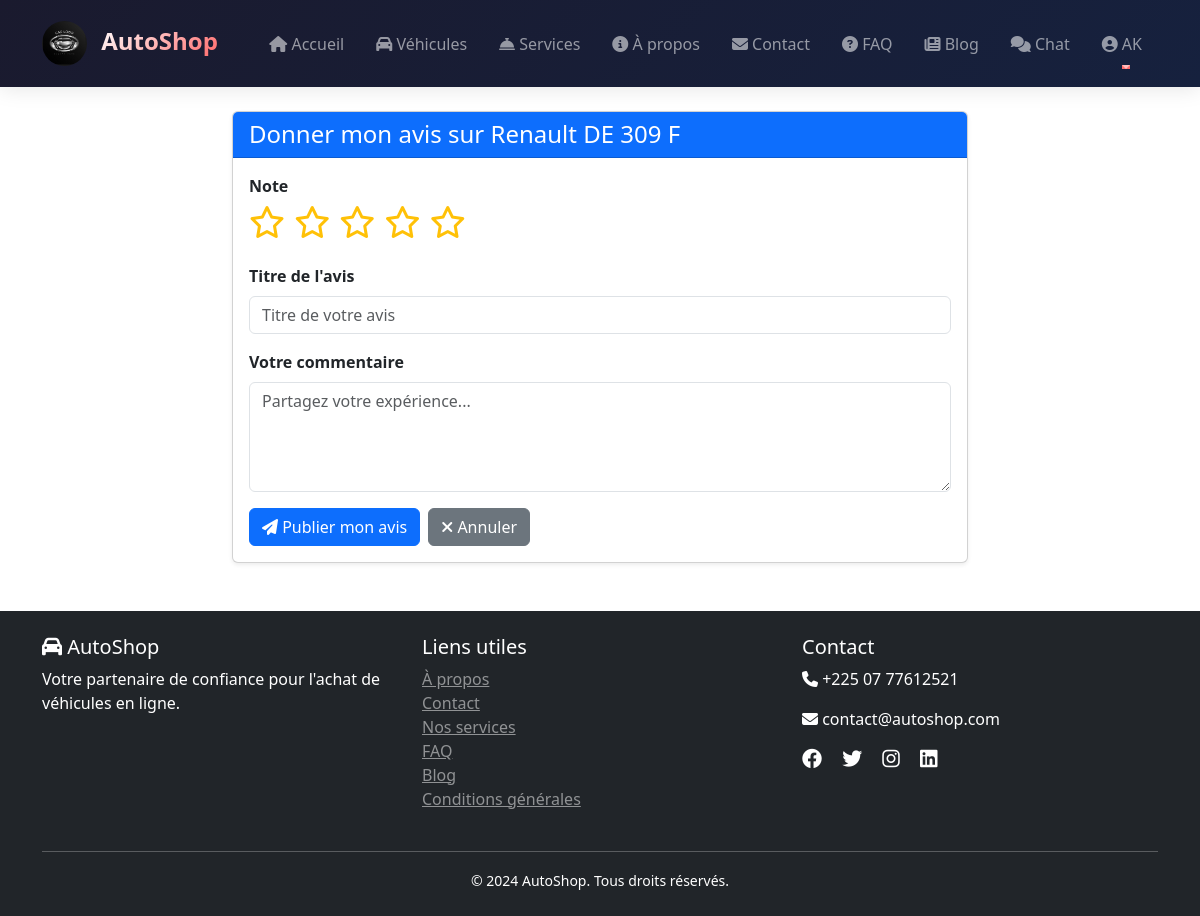
Page /reviews/add/6/ (signed in) on the earlier database version.
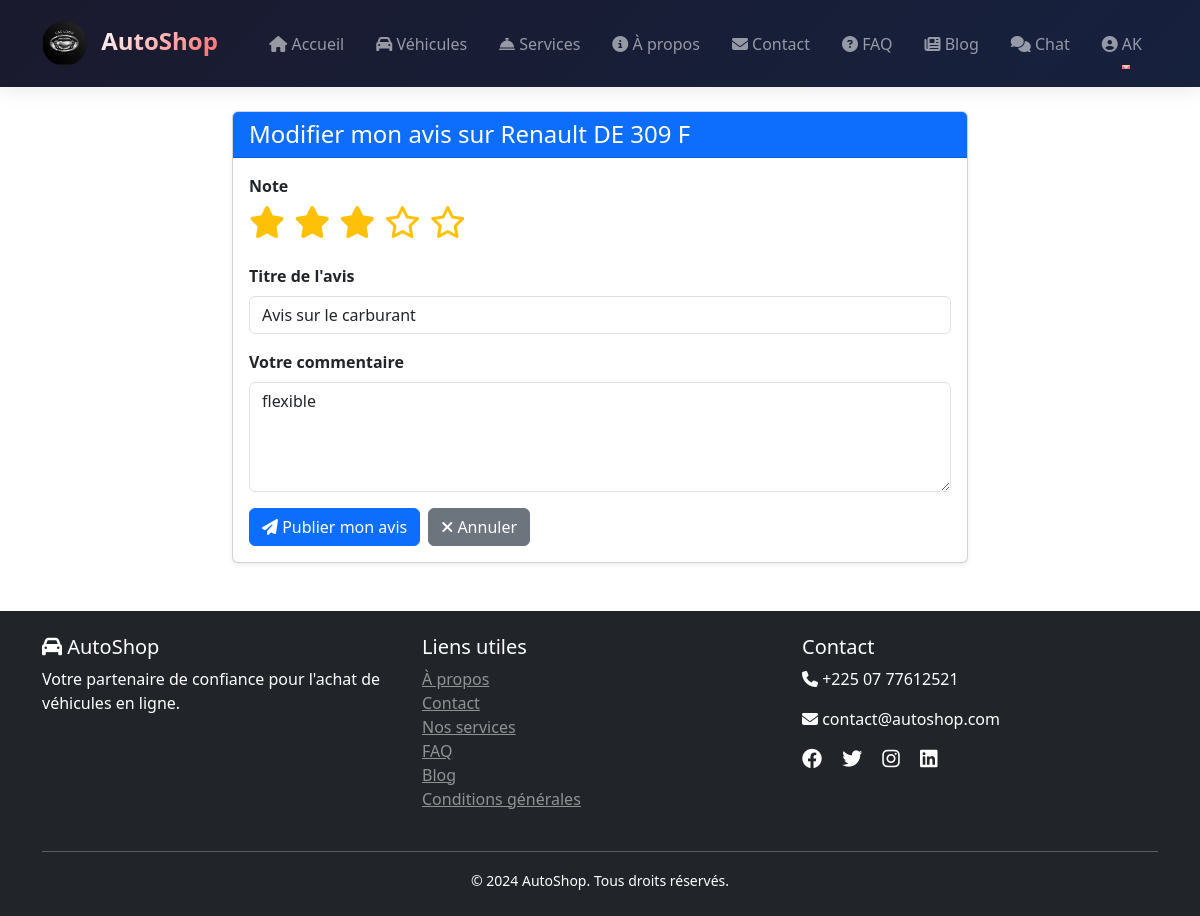
Same page on the later database version.
### reviews/models.py (models this page shows, shortened)
class Review(models.Model):
    vehicle = models.ForeignKey(Vehicle, on_delete=models.CASCADE, related_name='reviews')
    user = models.ForeignKey(User, on_delete=models.CASCADE, related_name='reviews')
    rating = models.IntegerField(choices=[(i, f"{i} étoile{'s' if i > 1 else ''}") for i in range(1, 6)])
    title = models.CharField(max_length=200, blank=True)
    comment = models.TextField()
    is_approved = models.BooleanField(default=True)
    created_at = models.DateTimeField(auto_now_add=True)
    updated_at = models.DateTimeField(auto_now=True)
    class Meta:
        unique_together = ['vehicle', 'user']
        ordering = ['-created_at']

### reviews/views.py (the view)
# urls.py: path('add/<int:vehicle_id>/', views.add_review, name='add_review'),
@login_required
def add_review(request, vehicle_id):
    vehicle = get_object_or_404(Vehicle, id=vehicle_id)
    existing_review = Review.objects.filter(vehicle=vehicle, user=request.user).first()
    if request.method == 'POST':
        if existing_review:
            form = ReviewForm(request.POST, instance=existing_review)
        else:
            form = ReviewForm(request.POST)
        if form.is_valid():
            review = form.save(commit=False)
            review.vehicle = vehicle
            review.user = request.user
            review.save()
            messages.success(request, 'Votre avis a été publié avec succès !')
            return redirect('vehicle_detail', pk=vehicle_id)
    else:
        form = ReviewForm(instance=existing_review)
    return render(request, 'reviews/add_review.html', {
        'form': form,
        'vehicle': vehicle,
        'existing_review': existing_review
    })

### reviews/forms.py
class ReviewForm(forms.ModelForm):
    class Meta:
        model = Review
        fields = ['rating', 'title', 'comment']
        widgets = {
            'rating': forms.Select(attrs={'class': 'form-select'}),
            'title': forms.TextInput(attrs={'class': 'form-control', 'placeholder': 'Titre de votre avis'}),
            'comment': forms.Textarea(attrs={'class': 'form-control', 'rows': 4, 'placeholder': 'Partagez votre expérience...'}),
        }

### reviews/templates/reviews/add_review.html (shortened to what this page needs)
{% extends 'base.html' %}
{% load static %}
{% block content %}
<div class="container">
    <div class="row justify-content-center">
        <div class="col-md-8">
            <div class="card shadow-sm">
                <div class="card-header bg-primary text-white">
                    <h4 class="mb-0">
                        {% if existing_review %}
                            Modifier mon avis
                        {% else %}
                            Donner mon avis
                        {% endif %}
                        sur {{ vehicle.brand.name }} {{ vehicle.model }}
                    </h4>
                </div>
                <div class="card-body">
                    <form method="post">
                        <div class="mb-4">
                            <label class="form-label fw-bold">Note</label>
                            <div class="rating-stars">
                                {% for i in "12345"|make_list %}
                                    <i class="star far fa-star fa-2x" data-value="{{ forloop.counter }}"
                                       style="cursor: pointer; color: #ffc107;"></i>
                                {% endfor %}
                            </div>
                        </div>
                        <div class="mb-3">
                            <label class="form-label fw-bold">Titre de l'avis</label>
                            {{ form.title }}
                        </div>
                        <div class="mb-3">
                            <label class="form-label fw-bold">Votre commentaire</label>
                            {{ form.comment }}
                        </div>
                        <div class="d-flex gap-2">
                            <button type="submit" class="btn btn-primary">
                                <i class="fas fa-paper-plane"></i> Publier mon avis
                            </button>
                            <a href="{% url 'vehicle_detail' vehicle.id %}" class="btn btn-secondary">
                                <i class="fas fa-times"></i> Annuler
                            </a>
                        </div>
                    </form>
                </div>
            </div>
        </div>
    </div>
</div>
{% endblock %}

Differences in the rows shown:
added Review: title "Avis sur le carburant", comment "flexible"
Other differences:
text no longer shown: "Donner mon avis"
text now shown: "Modifier mon avis"
